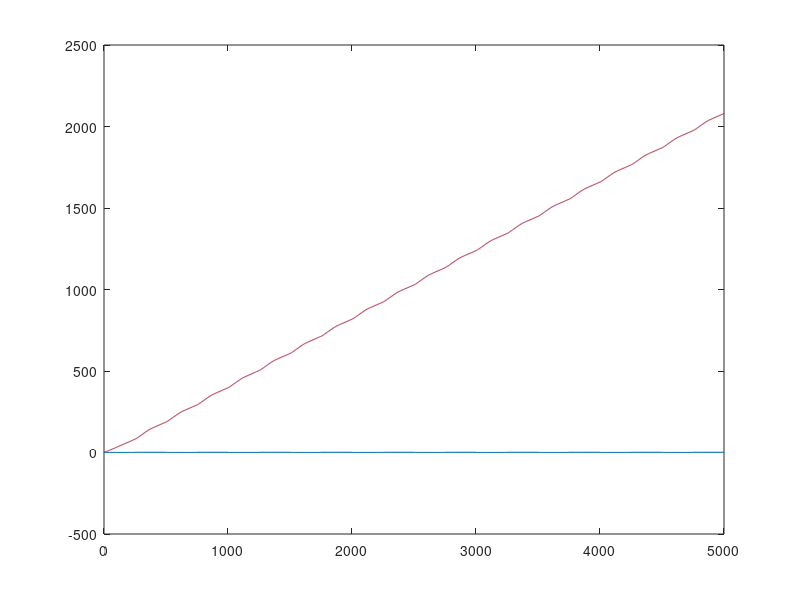
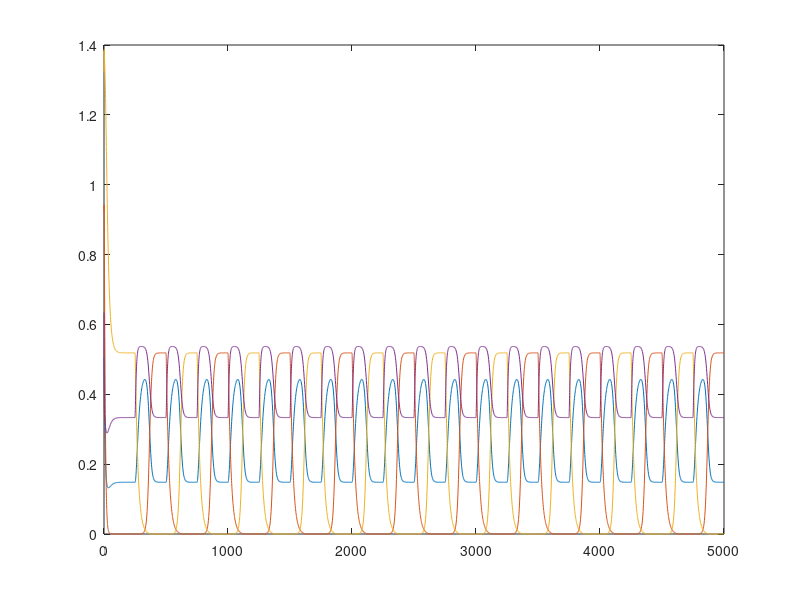

Reproduce these figures in MATLAB, in order.
% ModelIS   [ S, R_A^A,R_A^B,R_B^A,R_B^B,X ]

 y0=[rand(6,1);0]
% y0=[ swap*(yOut(end,1:6)') ;0];
% y0= [(yOut(end,1:6)');0];

T=250;
mu=1/15; %(immgration/emigration rate)
beta= [1,0.99,0.99]; %Infection rates;

chi=@(t) ceil( mod(t/T,2)+10^-8)-1;

ts=linspace(0,10*T,1000);

plot(ts,chi(ts));

smallImport=0.00001;

filter= @(t) [1;chi(t);1-chi(t);chi(t);1-chi(t);1];
importation= [0.5,smallImport,smallImport,smallImport,smallImport,1]';
importation=  importation*mu/(filter(1)'*importation);

b=0.5;
betaMatrix= [b,0,0,0,0,0;
             0,b,b,0,0,0;
             0,b,b,0,0,0;
             0,0,0,b,b,0;
             0,0,0,b,b,0;
             -b,-b,-b,-b,-b,0];
         
g=1/10; %Ten day recovery without meds;
q=1/4; %treated recovery.
recovery= diag(-[q,g,q,q,g,0]);
recovery(6,:)=[q,g,q,q,g,0];
         
Deriv =@(t,V) [(filter(t).*importation + filter(t).*betaMatrix*V(1:6)*V(6) + recovery*V(1:6)-mu*V(1:6)); V(6)];

[tOut,yOut] = ode45(Deriv,[0,20*T],y0);

figure(1)
plot(tOut,yOut);
hold on
plot(tOut,chi(tOut));

figure(2)
smoosh= [1,0,0,0,0,0,0;
         0,1,1,0,0,0,0;
         0,0,0,1,1,0,0;
         0,0,0,0,0,1,0];
     
plot(tOut,yOut*smoosh');
hold on

meanX=yOut(end,end)./tOut(end)

% dumbApproxA= importation(2)/(q-g) *exp(-q*tOut);
% dumbApproxB= (q/g)*importation(2)/(q-g) *(1-exp(-g*tOut));
% 
% plot(tOut,dumbApproxA)
% plot(tOut,dumbApproxB)
